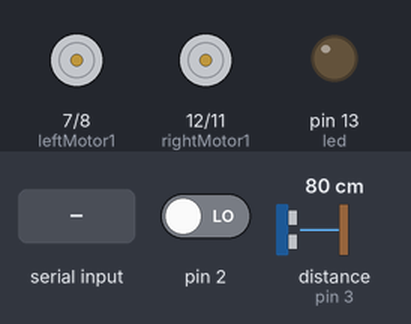
The sketch below on a simulated Arduino Uno, built with avr-gcc and run on an emulated ATmega328P. On the bench: motor-driver pin pairs drawn as motors (green arrow = first pin HIGH = forward, orange = second pin HIGH = backward, longer = more drive, scaled by the enable pin), output pins drawn as LEDs (lit = HIGH). Wiring (inferred from the names in the program): ultrasonic range finder: trigger pin 4; echo pin 3. The test bench sets the inputs (shaded band); at power-on: distance to the obstacle (sensor on pin 3) 80 cm, pin 2 LOW. The echo pulse lasts 58.3 µs per cm; pins used as bus, display or sensor lines are not drawn; what the sketch prints to the serial monitor is not drawn.

Above: at 1.2 s.
1.3 s: "g" received over the second serial link
At 1.9 s:
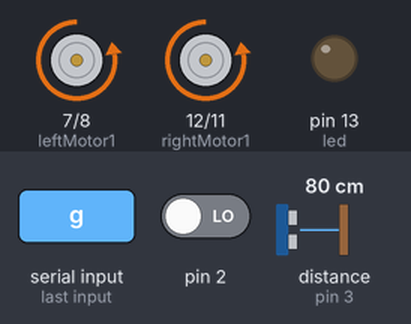
4.3 s: "b" received over the second serial link
At 5.3 s:
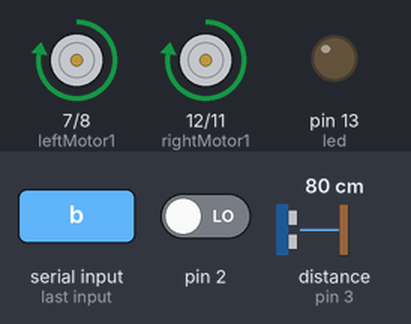
5.8 s: distance to the obstacle (sensor on pin 3) set to 53 cm
8.8 s: distance to the obstacle (sensor on pin 3) set to 45 cm
At 10.1 s:
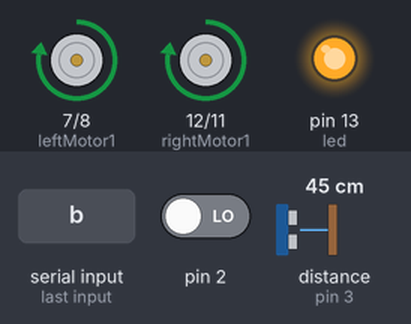
10.4 s: "l" received over the second serial link
At 11.6 s:
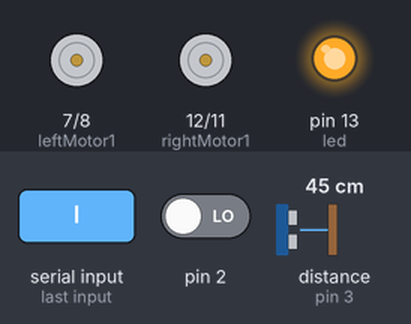
12.0 s: "r" received over the second serial link
At 12.5 s:
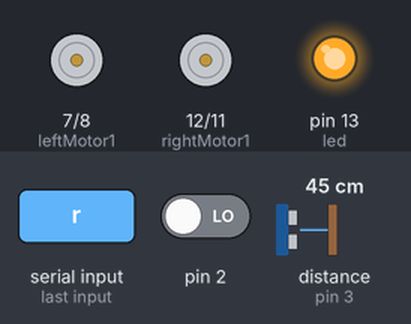
Timing chart, 0 to 14.6 s (numbered marks = the images above; inputs shaded):
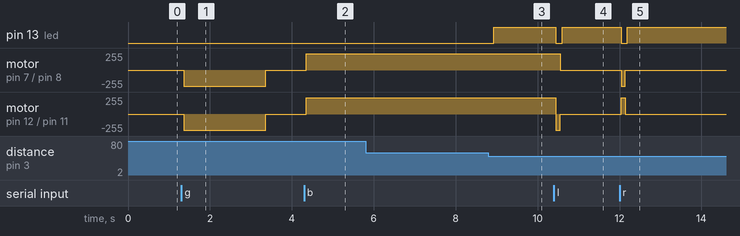

The sketch:

car.ino
```cpp
#include <Servo.h>
#include <SoftwareSerial.h>
//#include <TaskScheduler.h>
//定义运动状态
#define STOP      0
#define FORWARD   1
#define BACKWARD  2
#define TURNLEFT  3
#define TURNRIGHT 4
#define TURNAROUND 5

//定义需要用到的引脚
int leftMotor1 = 7;
int leftMotor2 = 8;
int rightMotor1 = 12;
int rightMotor2 = 11;

int leftPWM = 5;
int rightPWM = 6;
int speedLevel = 500;
int led = 13;
Servo myservo;
int hc05RX = 9;
int hc05TX = 10;
SoftwareSerial BT(hc05RX, hc05TX);  //soft serial

//超声波传感器
int trigerPin = 4;
int echoPin = 3;

long distance = 1000;
long previousMills = 0;

int stopPin = 13;


void setup() {
  // put your setup code here, to run once:
  //设置控制电机的引脚为输出状态
  pinMode(leftMotor1, OUTPUT);
  pinMode(leftMotor2, OUTPUT);
  pinMode(rightMotor1, OUTPUT);
  pinMode(rightMotor2, OUTPUT);
  pinMode(leftPWM, OUTPUT);
  pinMode(rightPWM, OUTPUT);
  Serial.begin(9600);


  BT.begin(9600);
  BT.println("Hello from Arduino");

  analogWrite(leftPWM, speedLevel);
  analogWrite(rightPWM, speedLevel);
  //D1中断，执行停车操作
  pinMode(stopPin, OUTPUT);
  digitalWrite(stopPin, LOW);
  attachInterrupt(0, stop_car2, RISING);
}

void loop() {
  // put your main code here, to run repeatedly:
  //超声波测距''
    measure_distance();


  //use bluetooth to control
  if (BT.available()) // if text arrived in from BT serial...
  {
    char a = (BT.read());

    if (a == '?')
    {
      help_command();

    }

    if (a == 'a')
    {
      auto_drive();
    }

    if (a == 'g')
    {
      go_ahead();
    }

    if (a == 'b')
    {
      Serial.println("back mode");
      BT.println("back mode");
      backward( ) ;
//      delay(2000);
//      stop_car();
    }

    if (a == 'l')
    {
      Serial.println("turn left mode");
      BT.println("turn left mode");
      turn_left( );
      delay(100);
      stop_car();
    }

    if (a == 'r')
    {
      Serial.println("turn right mode");
      BT.println("turn right mode");
      turn_right( );
      delay(100);
      stop_car();
    }

    if (a == 'i')
    {
      Serial.println("speed up");
      BT.println("speed up");
      ledFlash();
      if (speedLevel < 200 ) {
        speedLevel += 50;
      }
      analogWrite(leftPWM, speedLevel);
      analogWrite(rightPWM, speedLevel);
    }

    if (a == 'd')
    {
      Serial.println("speed down");
      BT.println("speed down");
      ledFlash();
      if (speedLevel > 50 ) {
        speedLevel -= 50;
      }
      analogWrite(leftPWM, speedLevel);
      analogWrite(rightPWM, speedLevel);
    }

    if (a == 's')
    {
      Serial.println("stop mode");
      BT.println("stop mode");
      stop_car();
    }

    if (a == '0')
    {
      Serial.println("turn around");
      BT.println("turn around");
      turn_around( );
      delay(3157);
      stop_car();
    }

  }


}
//运动控制函数
void motorRun(int cmd)
{
  switch (cmd) {
    case FORWARD:
      ledFlash();
      digitalWrite(leftMotor1, LOW);
      digitalWrite(leftMotor2, HIGH);
      digitalWrite(rightMotor1, LOW);
      digitalWrite(rightMotor2, HIGH);
      break;
    case BACKWARD:
      ledFlash();
      digitalWrite(leftMotor1, HIGH);
      digitalWrite(leftMotor2, LOW);
      digitalWrite(rightMotor1, HIGH);
      digitalWrite(rightMotor2, LOW);
      break;
    case TURNLEFT:
      ledFlash();
      digitalWrite(leftMotor1, HIGH);
      digitalWrite(leftMotor2, LOW);
      digitalWrite(rightMotor1, LOW);
      digitalWrite(rightMotor2, HIGH);
      break;
    case TURNRIGHT:
      ledFlash();
      digitalWrite(leftMotor1, LOW);
      digitalWrite(leftMotor2, HIGH);
      digitalWrite(rightMotor1, HIGH);
      digitalWrite(rightMotor2, LOW);
      break;
    default:
      ledFlash();
      digitalWrite(leftMotor1, LOW);
      digitalWrite(leftMotor2, LOW);
      digitalWrite(rightMotor1, LOW);
      digitalWrite(rightMotor2, LOW);
  }
}

void forward() {
  motorRun(FORWARD);
}

void stop_car() {
  motorRun(STOP);
}

void stop_car2() {
  Serial.println("触发中断！!!");
  motorRun(STOP);
}


void backward() {
  motorRun(BACKWARD);
}

void turn_left() {
  motorRun(TURNLEFT);
}

void turn_right() {
  motorRun(TURNRIGHT);
}

void turn_around() {
  motorRun(TURNRIGHT);
}

void ledFlash() {
  digitalWrite(led, HIGH);
  delay(1);
  digitalWrite(led, LOW);
  delay(1);
}

void help_command() {
  Serial.println("command:");
  BT.println("Send 'a' to auto mode");
  BT.println("Send 'g' to go");
  BT.println("Send 'b' to back");
  BT.println("Send 'l' to turn left");
  BT.println("Send 'r' to turn right");
  BT.println("Send 'i' to speed up");
  BT.println("Send 'd' to speed down");
  BT.println("Send 's' to stop");
  BT.println("Send '0' to turn around");
}

void auto_drive() {
  forward();
  delay(2000);
  backward();
  delay(2000);
  turn_left();
  delay(2000);
  turn_right();
  delay(2000);
  stop_car();
}

void go_ahead() {
  Serial.println("go mode");
  BT.println("go mode");
  forward( ) ;
  Serial.println("go");
  delay(2000);
  stop_car();
}

void measure_distance() {
  Serial.println("start measure distance");
  pinMode(trigerPin, OUTPUT);
  long duration;
  digitalWrite(trigerPin, LOW);
  delayMicroseconds(2);
  digitalWrite(trigerPin, HIGH);
  delayMicroseconds(10);
  digitalWrite(trigerPin, LOW);
  pinMode(echoPin, INPUT);
  duration = pulseIn(echoPin, HIGH);
  Serial.print(duration);
  Serial.println(" us");

  long distance = duration * 340 / (2 * 1000);
  Serial.println(distance);
  Serial.println(" mm");

// stop car when distance is less than 500 mm
  if (distance < 500 && distance != 0 ) {
    Serial.println("检测到障碍物，刹车！");
    Serial.println(distance);
    BT.println("检测到障碍物，刹车！");
    BT.println(distance);
    //触发硬件中断，(stopPin连接到D0中断，数字编号2 pin)
    digitalWrite(stopPin, HIGH);
  }
  else {
    digitalWrite(stopPin, LOW);
  }

}
```

Measured:
- the behaviour switches between 51 and 50 cm on distance to the obstacle (sensor on pin 3) (found by bisection; images 2 and 3)
- after the input at 1.3 s, motor on pin 7 (leftMotor1) / pin 8 (leftMotor2), motor on pin 12 (rightMotor1) / pin 11 (rightMotor2): stopped → backward 244/255 after 0.06 s, → stopped 2.0 s later
- after the input at 4.3 s, motor on pin 7 (leftMotor1) / pin 8 (leftMotor2), motor on pin 12 (rightMotor1) / pin 11 (rightMotor2): stopped → forward 244/255 after 0.05 s
- after the input at 5.8 s, every drawn part: stays the same
- after the input at 8.8 s, pin 13 (led): LOW → HIGH after 0.13 s
- after the input at 10.4 s, pin 13 (led): HIGH → LOW after 0.05 s, → HIGH 0.16 s later; motor on pin 7 (leftMotor1) / pin 8 (leftMotor2): forward 244/255 → stopped after 0.15 s; motor on pin 12 (rightMotor1) / pin 11 (rightMotor2): forward 244/255 → backward 244/255 after 0.05 s, → stopped 0.10 s later
- after the input at 12.0 s, pin 13 (led): HIGH → LOW at once, → HIGH 0.16 s later; motor on pin 7 (leftMotor1) / pin 8 (leftMotor2): stopped → backward 244/255 at once, → stopped 0.10 s later; motor on pin 12 (rightMotor1) / pin 11 (rightMotor2): stopped → forward 244/255 at once, → stopped 0.10 s later
